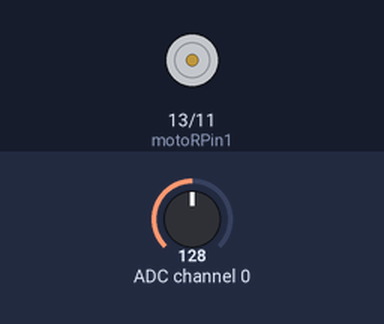
Simulated run of this program. Board: Raspberry Pi (header pin numbers). On the bench: motor-driver pin pairs drawn as motors (green arrow = first pin HIGH = forward, orange = second pin HIGH = backward, longer = more drive, scaled by the enable pin). The inputs (shaded band) are chosen by the test bench; at power-on: ADC channel 0 = 128 (analog values on the 0–255 scale). What the program prints to the terminal is not drawn.

Above: at 1.2 s.
1.3 s: ADC channel 0 set to 178
At 2.5 s:
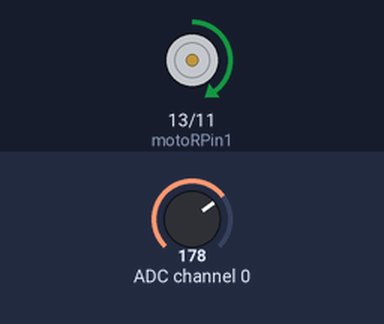
2.8 s: ADC channel 0 set to 127
At 3.7 s:
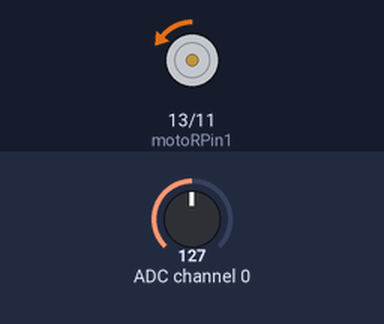
4.3 s: ADC channel 0 set to 76
At 4.6 s:
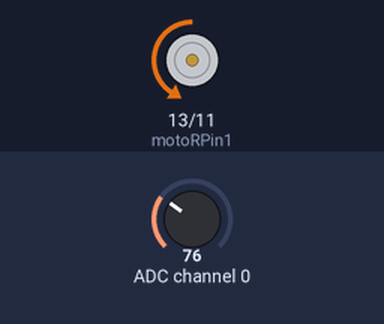
5.8 s: ADC channel 0 set to 30
At 7.0 s:
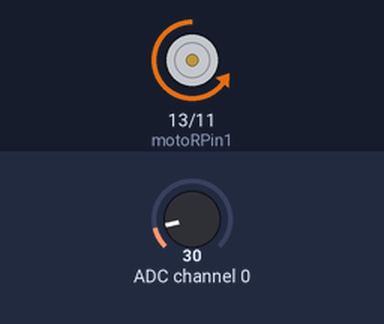
7.3 s: ADC channel 0 set to 224
At 8.3 s:
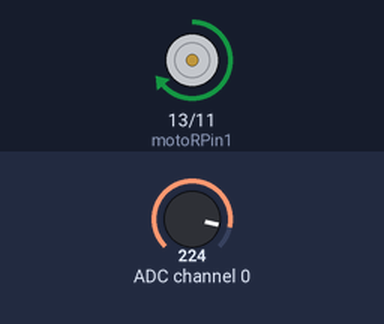
8.8 s: ADC channel 0 set to 255
At 9.5 s:
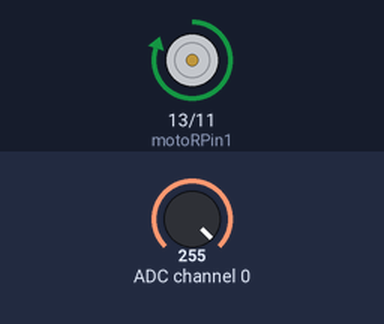
Timing chart, 0 to 11.3 s (numbered marks = the images above; inputs shaded):
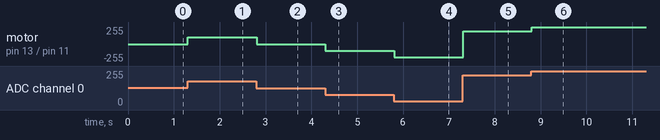

The program:

Motor.py
```python
#!/usr/bin/env python3
#############################################################################
# Filename    : Motor.py
# Description : Control Motor with L293D
# Author      : www.freenove.com
# modification: 2019/12/27
########################################################################
import RPi.GPIO as GPIO
import time
from ADCDevice import *

# define the pins connected to L293D
motoRPin1 = 13
motoRPin2 = 11
enablePin = 15
adc = ADCDevice() # Define an ADCDevice class object

def setup():
    global adc
    if(adc.detectI2C(0x48)): # Detect the pcf8591.
        adc = PCF8591()
    elif(adc.detectI2C(0x4b)): # Detect the ads7830
        adc = ADS7830()
    else:
        print("No correct I2C address found, \n"
        "Please use command 'i2cdetect -y 1' to check the I2C address! \n"
        "Program Exit. \n");
        exit(-1)
    global p
    GPIO.setmode(GPIO.BOARD)
    GPIO.setup(motoRPin1,GPIO.OUT)   # set pins to OUTPUT mode
    GPIO.setup(motoRPin2,GPIO.OUT)
    GPIO.setup(enablePin,GPIO.OUT)

    p = GPIO.PWM(enablePin,1000) # creat PWM and set Frequence to 1KHz
    p.start(0)

# mapNUM function: map the value from a range of mapping to another range.
def mapNUM(value,fromLow,fromHigh,toLow,toHigh):
    return (toHigh-toLow)*(value-fromLow) / (fromHigh-fromLow) + toLow

# motor function: determine the direction and speed of the motor according to the input ADC value input
def motor(ADC):
    value = ADC -128
    if (value > 0):  # make motor turn forward
        GPIO.output(motoRPin1,GPIO.HIGH)  # motoRPin1 output HIHG level
        GPIO.output(motoRPin2,GPIO.LOW)   # motoRPin2 output LOW level
        print ('Turn Forward...')
    elif (value < 0): # make motor turn backward
        GPIO.output(motoRPin1,GPIO.LOW)
        GPIO.output(motoRPin2,GPIO.HIGH)
        print ('Turn Backward...')
    else :
        GPIO.output(motoRPin1,GPIO.LOW)
        GPIO.output(motoRPin2,GPIO.LOW)
        print ('Motor Stop...')
    p.start(mapNUM(abs(value),0,128,0,100))
    print ('The PWM duty cycle is %d%%\n'%(abs(value)*100/127))   # print PMW duty cycle.

def loop():
    while True:
        value = adc.analogRead(0) # read ADC value of channel 0
        print ('ADC Value : %d'%(value))
        motor(value)
        time.sleep(0.01)

def destroy():
    GPIO.cleanup()

if __name__ == '__main__':  # Program entrance
    print ('Program is starting ... ')
    setup()
    try:
        loop()
    except KeyboardInterrupt: # Press ctrl-c to end the program.
        destroy()
```

Measured:
- after the input at 1.3 s, motor on pin 13 (motoRPin1) / pin 11 (motoRPin2): stopped → forward 100/255 at once
- after the input at 2.8 s, motor on pin 13 (motoRPin1) / pin 11 (motoRPin2): forward 100/255 → backward 2/255 at once
- after the input at 4.3 s, motor on pin 13 (motoRPin1) / pin 11 (motoRPin2): backward 2/255 → backward 104/255 at once
- after the input at 5.8 s, motor on pin 13 (motoRPin1) / pin 11 (motoRPin2): backward 104/255 → backward 195/255 at once
- after the input at 7.3 s, motor on pin 13 (motoRPin1) / pin 11 (motoRPin2): backward 195/255 → forward 191/255 at once
- after the input at 8.8 s, motor on pin 13 (motoRPin1) / pin 11 (motoRPin2): forward 191/255 → forward 253/255 at once
